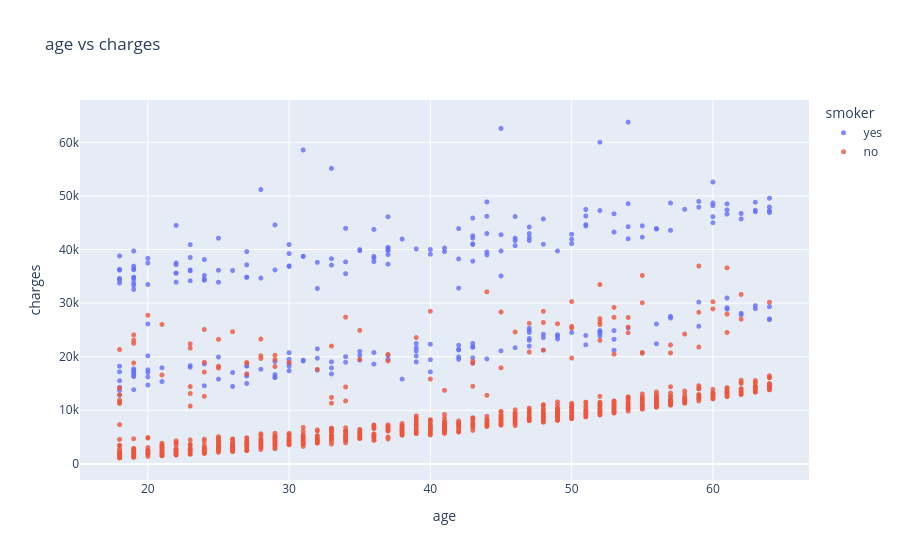

The cell this chart's notebook holds for it:
### Markdown cell above
### AGE AND CHARGES

### Code cell
fig = px.scatter(df,x='age',y='charges',color='smoker',hover_data=['sex'],opacity=0.8,title="age vs charges")
fig.update_traces(marker_size=5)
fig.show()

### Figure 1 — Plotly figure (JSON) as saved in the notebook; plotly's stock layout.template omitted (floating-point values rounded to 4 significant figures; data arrays with more than 128 entries replaced by an {"elided": "..."} marker saying what was removed)
{"data": [{"customdata": {"elided": "274x1 str values"}, "hovertemplate": "smoker=yes<br>age=%{x}<br>charges=%{y}<br>sex=%{customdata[0]}<extra></extra>", "legendgroup": "yes", "marker": {"color": "#636efa", "opacity": 0.8, "size": 5, "symbol": "circle"}, "mode": "markers", "name": "yes", "showlegend": true, "type": "scattergl", "x": {"elided": "274 int values"}, "xaxis": "x", "y": {"elided": "274 float values"}, "yaxis": "y"}, {"customdata": {"elided": "1064x1 str values"}, "hovertemplate": "smoker=no<br>age=%{x}<br>charges=%{y}<br>sex=%{customdata[0]}<extra></extra>", "legendgroup": "no", "marker": {"color": "#EF553B", "opacity": 0.8, "size": 5, "symbol": "circle"}, "mode": "markers", "name": "no", "showlegend": true, "type": "scattergl", "x": {"elided": "1064 int values"}, "xaxis": "x", "y": {"elided": "1064 float values"}, "yaxis": "y"}], "layout": {"legend": {"title": {"text": "smoker"}, "tracegroupgap": 0}, "title": {"text": "age vs charges"}, "xaxis": {"anchor": "y", "domain": [0, 1], "title": {"text": "age"}}, "yaxis": {"anchor": "x", "domain": [0, 1], "title": {"text": "charges"}}}}
